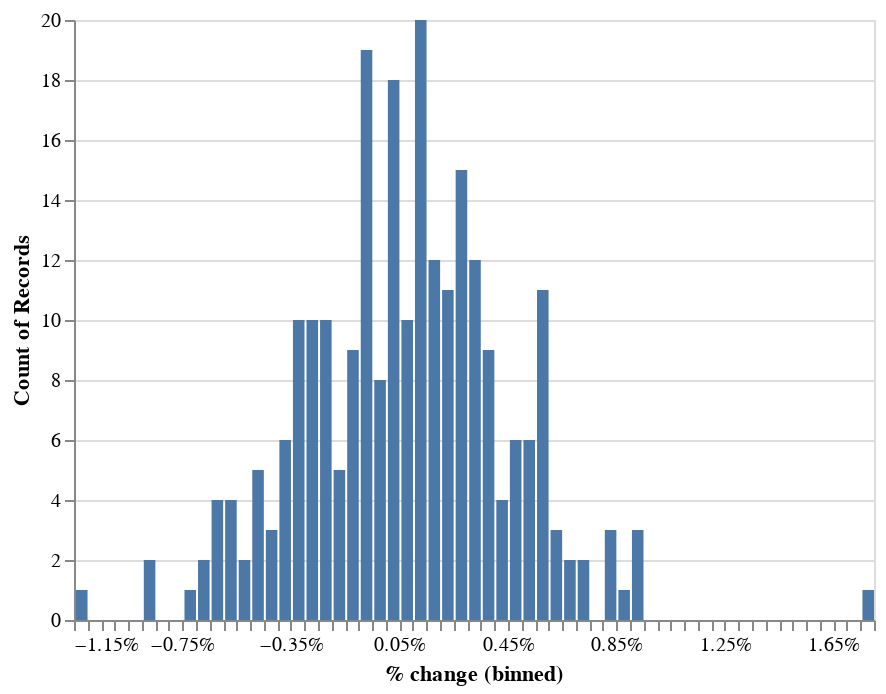

Notebook code cell kept with this figure:
### Code cell
returns_histogram(bt.balance)

### Figure 1 — Vega-Lite specification as saved in the notebook (floating-point values rounded to 4 significant figures; data arrays with more than 128 entries replaced by an {"elided": "..."} marker saying what was removed)
{"$schema": "https://vega.github.io/schema/vega-lite/v3.4.0.json", "config": {"mark": {"tooltip": null}, "view": {"height": 300, "width": 400}}, "data": {"name": "data-795a1af3f308ba34a091ecf2471ea0a7"}, "datasets": {"data-795a1af3f308ba34a091ecf2471ea0a7": {"elided": "251 records"}}, "encoding": {"x": {"axis": {"format": "%"}, "bin": {"maxbins": 100}, "field": "% change", "type": "quantitative"}, "y": {"aggregate": "count", "type": "quantitative"}}, "mark": "bar"}
